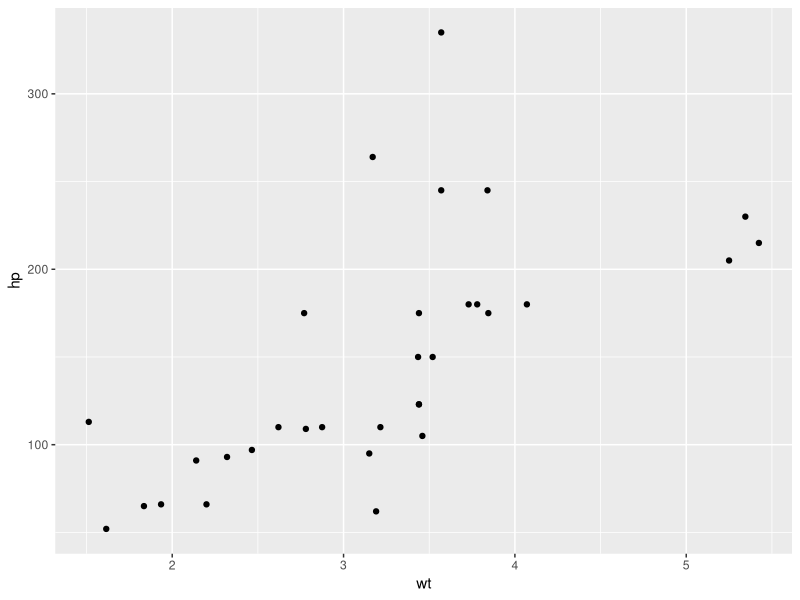
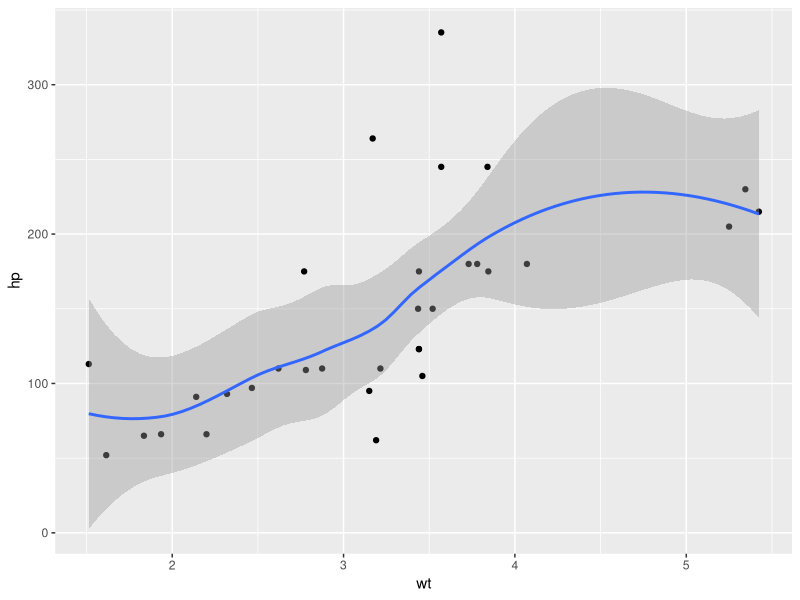
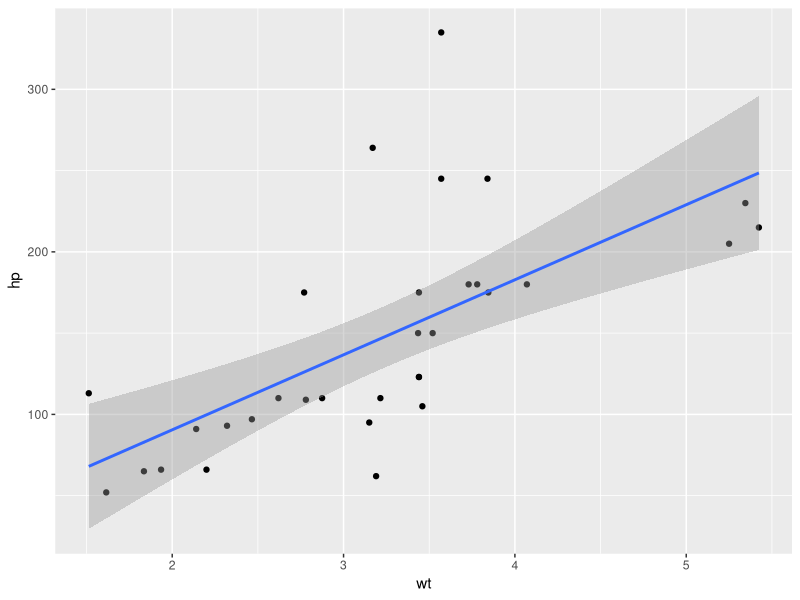

Recreate these plots in R, in order.
library(ggplot2)
data(mtcars)
mtcars
p <- ggplot(mtcars, aes(wt, hp)) +
  geom_point()
p


#Regresion Suavizada
p + geom_smooth()


#Regresion Lineal
p + geom_smooth(method = "lm")
